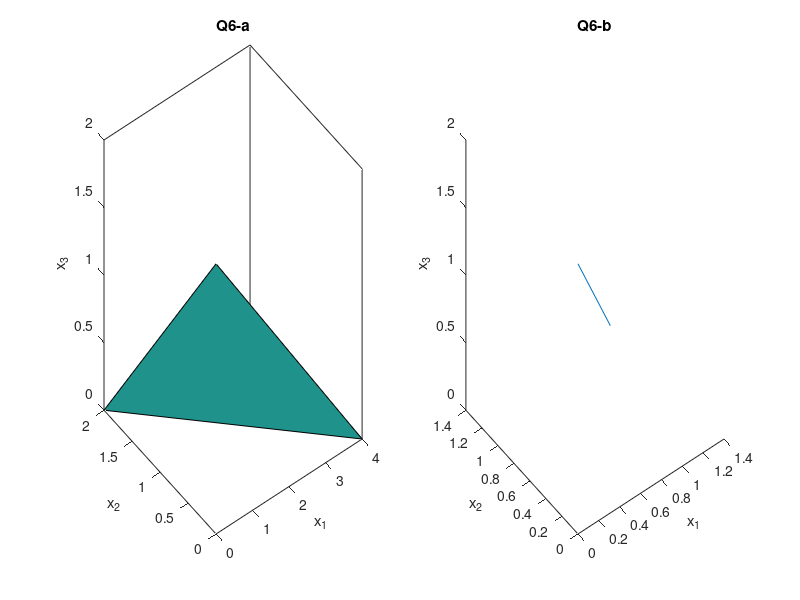

This chart was generated by the following MATLAB code:
points = [   
    4 0 0;
    0 2 0;
    0 0 2;
]
X = points(:,1);
Y = points(:,2);
Z = points(:,3);
subplot(1, 2, 1);
fill3(X, Y, Z, 1);
xlabel('x_1'), ylabel('x_2'), zlabel('x_3');
title('Q6-a');

points = [
    0 0 2;
    4/3 4/3 0;
];

X = points(:,1);
Y = points(:,2);
Z = points(:,3);
subplot(1, 2, 2);
plot3(X, Y, Z);
xlabel('x_1'), ylabel('x_2'), zlabel('x_3');
title('Q6-b');
